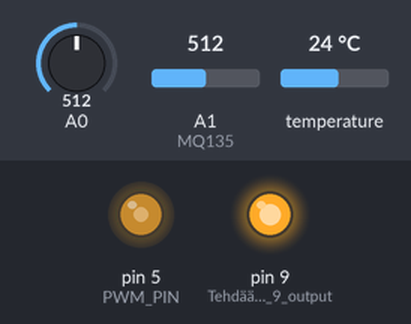
A sketch run on a simulated Arduino Uno, built with avr-gcc and run on an emulated ATmega328P. On the bench: output pins drawn as LEDs (lit = HIGH). Inputs (shaded band) come from the test bench; at power-on: A0 = 512, A1 (MQ135) = 512, temperature 24 °C. What the sketch prints to the serial monitor is not drawn.

Above: at 0.1 s.
Timing chart, 0 to 1.6 s (numbered marks = the images above):
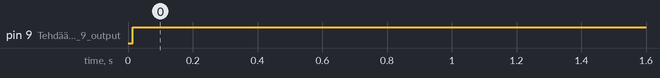

The sketch:

S16_AirCube.ino
```cpp
#include <OneWire.h>
#include <DallasTemperature.h>

#define ONE_WIRE_BUS 2
#define PWM_PIN 5

OneWire oneWire(ONE_WIRE_BUS);

DallasTemperature sensors(&oneWire);

int dataArray[125];
int maxVal, dataValue = 0;
float volts = 0;

const int MQ_CALIB = 1000;

int MQ135 = A1;
double AirQuality;
float humidity;
int temperature;

void setup() {
  Serial.begin(9600);
  analogWrite(PWM_PIN, 128); //Annetaan 980Hz PWM pinniin 5
  pinMode(9, OUTPUT); // Tehdään pinnistä 9 output 5V

  sensors.begin();
}

void loop() {
  digitalWrite(9, HIGH);
  /*****************Temperature START***********************/
  sensors.requestTemperatures();
  temperature = sensors.getTempCByIndex(0);
  Serial.print(temperature);
  Serial.print(",");
  /*****************Temperature END************************/

  /******************Humidity START************************/
  for (int i = 0; i < 125; i++) {
    dataArray[i] = analogRead(A0);
  }
  maxVal = dataArray[0];
  for (int i = 0; i < 125 ; i++) {
    if (maxVal < dataArray[i + 1]) {
      maxVal = dataArray[i + 1];
    }
  }
  dataValue = maxVal;
  volts = dataValue / 204.6;
  humidity = 0.3518 * (pow(volts, 4)) - 6.5091 * (pow(volts, 3)) + 41.327 * (pow(volts, 2)) - 117 * volts + 176.19;

  Serial.print((int)humidity);
  Serial.print(",");
  /******************Humidity END**************************/


  /******************Air Quality START**************************/

  AirQuality = analogRead(MQ135);
  Serial.println(AirQuality / MQ_CALIB);

  /*******************Air Quality END***************************/
  delay(100);
}
```

Measured:
- by itself, pin 9 (Tehdään_pinnistä_9_output): LOW → HIGH at 0.02 s
